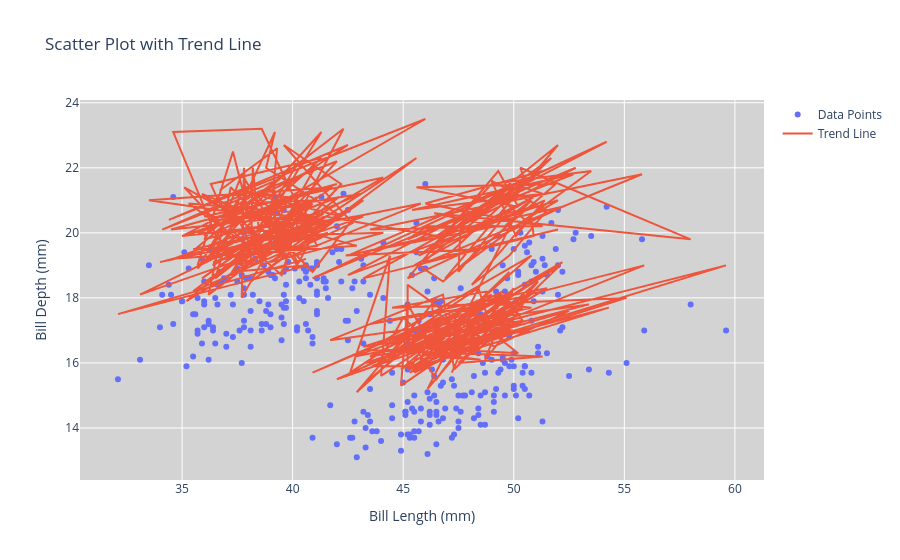

Notebook cell for this chart:
### Code cell
# Scatter and line combined
fig = go.Figure()

# Adding scatter plot
fig.add_trace(
    go.Scatter(
        x=penguins["bill_length_mm"],
        y=penguins["bill_depth_mm"],
        mode="markers",
        name="Data Points"
    )
)

# Adding a trend line
fig.add_trace(
    go.Scatter(
        x=penguins["bill_length_mm"],
        y=penguins["bill_depth_mm"] + 2,  # Adding a simple trend for demonstration
        mode="lines",
        name="Trend Line"
    )
)

# Layout customization
fig.update_layout(
    title="Scatter Plot with Trend Line",
    xaxis_title="Bill Length (mm)",
    yaxis_title="Bill Depth (mm)",
    plot_bgcolor="lightgrey"
)

fig.show()

### Figure 1 — Plotly figure (JSON) as saved in the notebook; plotly's stock layout.template omitted (floating-point values rounded to 4 significant figures; data arrays with more than 128 entries replaced by an {"elided": "..."} marker saying what was removed)
{"data": [{"mode": "markers", "name": "Data Points", "type": "scatter", "x": {"elided": "344 float values"}, "y": {"elided": "344 float values"}}, {"mode": "lines", "name": "Trend Line", "type": "scatter", "x": {"elided": "344 float values"}, "y": {"elided": "344 float values"}}], "layout": {"plot_bgcolor": "lightgrey", "title": {"text": "Scatter Plot with Trend Line"}, "xaxis": {"title": {"text": "Bill Length (mm)"}}, "yaxis": {"title": {"text": "Bill Depth (mm)"}}}}
